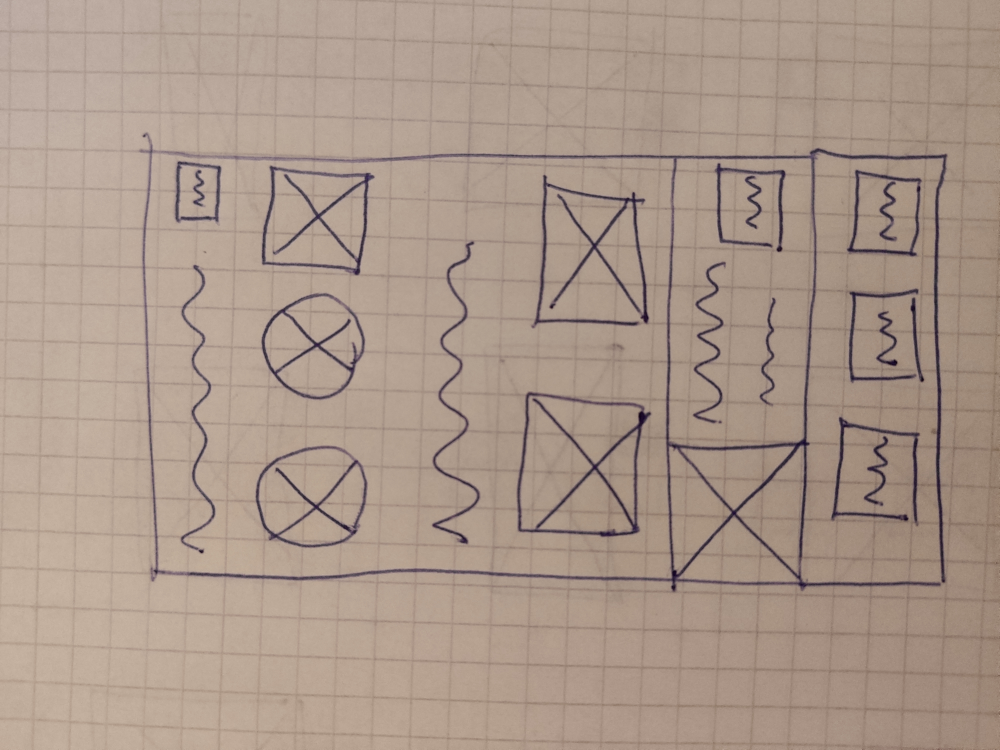
#> input picture ideal_example/sketch1.jpg, 4000 x 3000 px (shown at 1/4 size)
$ python adecuate.py ../ideal_example/sketch1.jpg
#> lines starting #> are read from the running program, lines starting #| are printed output that depends on the picture; after the words box and inside, x2 and y2 are one past the last pixel; in counts of white or black regions, pixels touching at a corner belong together
"""
Call with this command (tiles1/* should be replaced by the folder that has all
the images to adecuate):
ls -rt tiles1/* | xargs -I{} python adecuate.py {}

Tomas Alvarez Vanoli
28/12/2020

"""
from skimage import io, filters, transform
from skimage.color import rgb2gray
from skimage.util import img_as_ubyte
import sys
img_list=sys.argv[1:]
for img_dir in img_list:
    img_o = rgb2gray(io.imread(img_dir))[10:-10,10:-10]
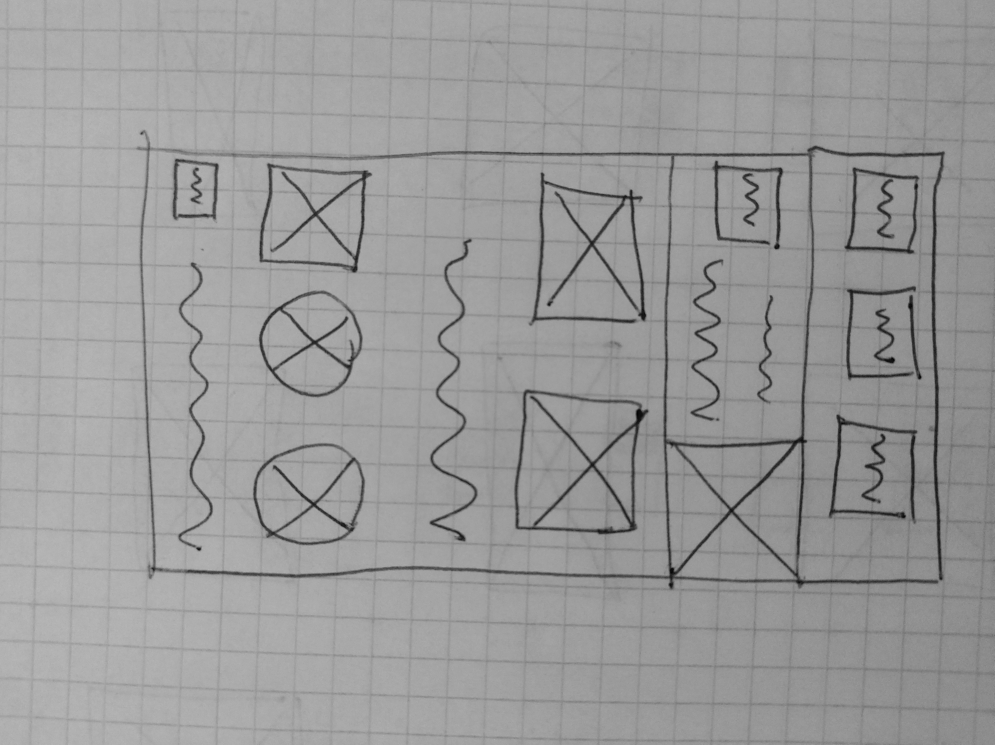
#> img_o: shape (2980, 3980) float64 (shown at 1/4 size); min 0.00475, max 0.755, mean 0.608
    thr_li=filters.threshold_li(img_o)
#> thr_li = 0.429
    img1=transform.resize(img_o<=thr_li, [256,512])
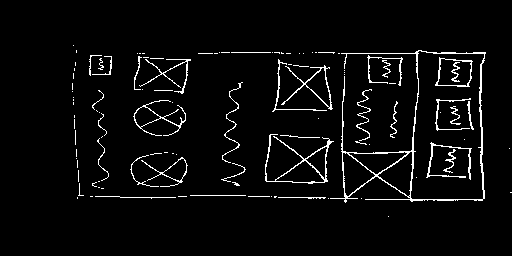
#> img1: shape (256, 512) bool; 4.1% white in thin lines or dots, all inside (x1, y1, x2, y2) = (72, 45, 512, 217)
    io.imsave(img_dir.replace('.','_p.'),img_as_ubyte(img1))
